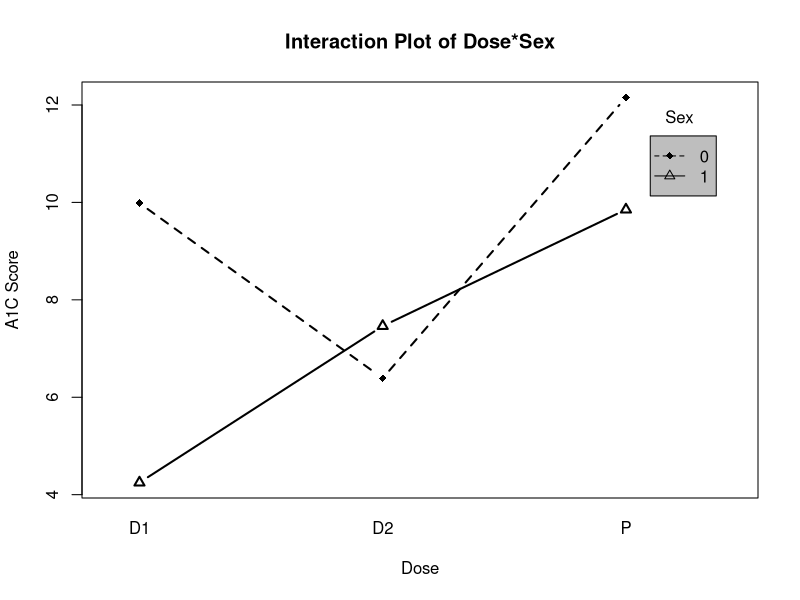

Generate this figure with R:
#Kristine Christianson:
#     Lab: Fridays 10-11:50am
#Nate Smith
#     Lab: Fridays 12:10-2:00pm

#204a R Lab 6
#Fall 2016
#####################################################################

#We'll make some data (same that we used last week)
cneg <- rep(c(1,0,0), each = 20)
cpos <- rep(c(0,1,0), each = 20)

set.seed(1023)
score <- 5 + 1.5*cpos + -1.3*cneg + rnorm(60, 0, 2)
condition <- rep(c("Negative","Positive","Control"), each = 20)
d <- data.frame(score,condition,cneg,cpos)
by(d$score,d$condition,mean)



########################################################


#Post-hoc comparions


########################################################

#Let's save our model as an object

mod1 <- aov(score ~ condition, data = d)
#check ?aov and ?lm for more details, but essentially
#both require you to describe a model and data set
#to fit the model to.
#e.g.,
#aov(outcome ~ predictor1, data = data)


#Tukey's Honestly Significant Difference pairwise

TukeyHSD(mod1)
#You need to wrap TukeHSD() around a model object from aov()

#Other pairwise comparison options

?pairwise.t.test
#pairwise.t.test(x, g, p.adjust.method = p.adjust.methods,
#                pool.sd = !paired, paired = FALSE,
#                alternative = c("two.sided", "less", "greater"),
#                ...)

#This works much like the t.test function with a few
#important differences
#x is the outcome
#g is the grouping factor for comparisons
#p.adjust.method has a special value

?p.adjust
#p.adjust.methods
# c("holm", "hochberg", "hommel", "bonferroni", "BH", "BY",
#   "fdr", "none")

#The above list gives the adjustment methods available.
#Look at the p.adjust description page for some details
#about the full range of adjustments and references for them.

pairwise.t.test(d$score, d$condition,
                p.adjust.method = c("bonferroni"))
#bonferroni essentially divids your alpha by the number
#of comparisons you're making.

pairwise.t.test(d$score, d$condition,
                p.adjust.method = c("none"))
#These are the p-values if no adjustment was made.

pairwise.t.test(d$score, d$condition,
                p.adjust.method = c("holm"))
#This is the adjustment the R help file for paired.t.test()
#seems to recommend.

#The adjustment you use can very easily alter your conclusions.
#Thus, selection criteria will generally need be justified.
#Unless you use Bonferroni, it tends to be the most stringent
#correction and is therefore less likely to be criticized
#as being too liberal.

######################################
#Install R package
######################################

#Install package
install.packages("car")
library(car)


######################################

#Factorial ANOVA

######################################

#Data Description
#The A1C is a blood test that provides information about a person's average levels
#of blood glucose over the past 3 months.  In this example(using contructed data),
#we have a sample of male and female diabetics, who are randomly assigned to one
#three groups: Drug 1, Drug 2, or Placebo.  Drug 1 and Drug 2 are new drugs designed
#to help combat high blood glucose levels.  

######################################


#Data
set.seed(1113)
female <- rep(c(0,1), each = 50)

drug1 <- drug2 <- rep(0, 100)
drug1;drug2

drug1[sample(1:100, 33, replace = FALSE)] <- 1
drug1

drug2[sample(which(drug1 == 0), 33, replace = FALSE)] <- 1
drug2

dose <- rep("P", 100)
dose[which(drug1 == 1)] <- "D1"
dose[which(drug2 == 1)] <- "D2"

a1c <- 12 - 2*drug1 - 7*drug2 - 2*female -3*drug1*female + 
     5.5*drug2*female + rnorm(100,0,3)

d = data.frame(a1c, female, dose)


#####################################
#Descriptives
#####################################

by(d$a1c, d$dose, mean)

by(d$a1c, d$female, mean)

by(d$a1c, list(d$dose, d$female), mean)



#####################################

#ANOVA and Factorial ANOVA

#####################################
#One-way ANOVAS

anova(lm(d$a1c ~ d$dose))

anova(lm(d$a1c ~ d$female))


##################################
#Factorial ANOVA, no Interaction

anova(lm(d$a1c ~ d$female + d$dose))


##################################
#Factorial ANOVA, Interaction

anova(lm(d$a1c ~ d$female + d$dose + d$female*d$dose))

anova(lm(d$a1c ~ d$female*d$dose))

anova(lm(d$a1c ~ d$dose*d$female))
#These differ, why? They are the same model ...
#The default in R is Type 1 Sums of Squares
#For this type of SS, order matters!

library(car)

Anova(lm(d$a1c ~ d$female*d$dose), type = c(2))
#Type 2 vs. 1 SS


##################################################

#Simple Effects

#We can evaluate the effect of Bio Sex across different
#Dose conditions, or we can evaluate the effect of
#Dose across different Bio Sex conditions
#Which makes more sense given the questions you are trying
#to evaluate?

#I'll split data by bio sex, as I'm interested in how dose
#condition effects may differ by bio sex

a1cf <- d$a1c[which(d$female == 1)]
dosef <- d$dose[which(d$female == 1)]

a1cm <- d$a1c[which(d$female == 0)]
dosem <- d$dose[which(d$female == 0)]

#females
anova(lm(a1cf ~ dosef))

#males
anova(lm(a1cm ~ dosem))

#Pairwise comparisons
#####################

pairwise.t.test(a1cf, dosef, p.adjust = c("bonf"))
by(a1cf, dosef, mean)

pairwise.t.test(a1cm, dosem, p.adjust=c("bonf"))
by(a1cm, dosem, mean)

#Got it, so Drug1 is best for female diabetics
#and Drug2 is best for male diabetics looking to control
#blood glucose levels

##############################

#Plot it

##############################

Sex = factor(d$female)

interaction.plot(factor(d$dose), Sex, d$a1c, 
                 type = 'b', leg.bty = "o", leg.bg = "gray", lwd = 2,
                 pch = c(18, 24), xlab = 'Dose', ylab = 'A1C Score',
                 main = 'Interaction Plot of Dose*Sex')
